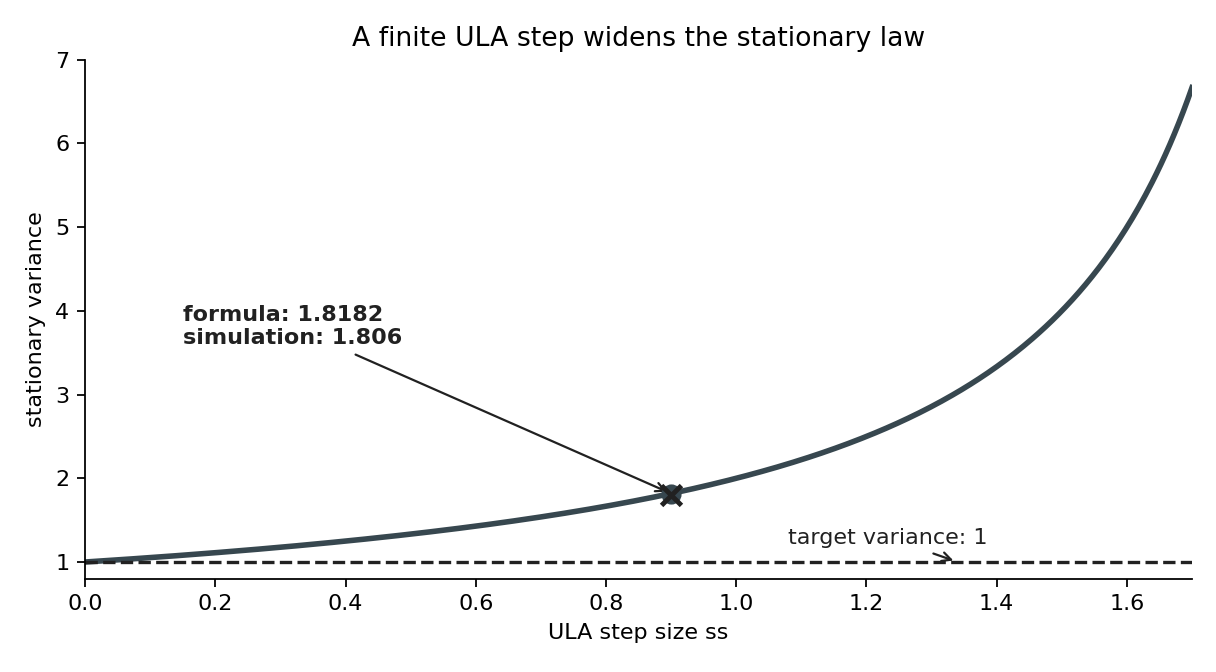

This chart was generated by the following Python code:
from pathlib import Path
import json
import matplotlib.pyplot as plt
import numpy as np

INDIGO = "#4527a0"
INK = "#212121"

root = Path(__file__).resolve().parents[4]
with (root / "rebuild/out/walk-numbers.json").open() as f:
    values = json.load(f)

ss = np.linspace(0.001, 1.7, 500)
stationary = 2 / (2 - ss)
toy_ss = 0.9
toy_formula = values["p2.ula_stationary_var_ss0.9"]
toy_sim = values["p2.ula_simulated_var_ss0.9"]

fig, ax = plt.subplots(figsize=(7.6, 4.2))
ax.plot(ss, stationary, color="#37474f", lw=2.5)
ax.axhline(1, color=INK, ls="--", lw=1.5)
ax.scatter([toy_ss], [toy_formula], color="#37474f", s=65, zorder=4)
ax.scatter([toy_ss], [toy_sim], color=INK, marker="x", s=80, lw=2.2, zorder=5)
ax.annotate("target variance: 1", (1.34, 1), xytext=(1.08, 1.22),
            arrowprops=dict(arrowstyle="->", color=INK), color=INK)
ax.annotate(f"formula: {toy_formula:.4f}\nsimulation: {toy_sim:.3f}",
            (toy_ss, toy_formula), xytext=(0.15, 3.6),
            arrowprops=dict(arrowstyle="->", color=INK), color=INK, weight="bold")
ax.set(xlabel="ULA step size ss", ylabel="stationary variance", xlim=(0, 1.7), ylim=(0.8, 7.0))
ax.set_title("A finite ULA step widens the stationary law")
ax.spines[["top", "right"]].set_visible(False)
fig.tight_layout()
fig.savefig(Path(__file__).with_suffix(".png"), dpi=160)
